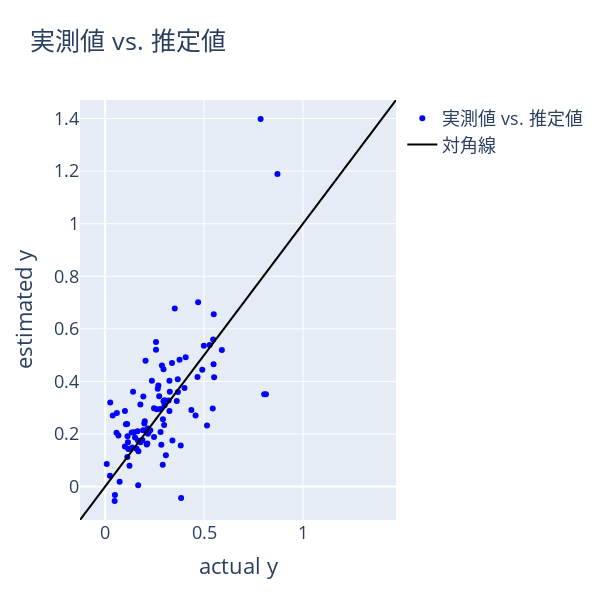

Notebook source saved alongside this figure:
### Code cell
import plotly.graph_objects as go

# 実測値と推定値
actual_y = y_measured_ys_test.iloc[:, 0]
estimated_y = y_measured_ys_test.iloc[:, 1]

# 実測値と推定値の最大値・最小値を取得
y_max = max(actual_y.max(), estimated_y.max())
y_min = min(actual_y.min(), estimated_y.min())

# プロット範囲を調整（-5%～+5%）
margin = 0.05 * (y_max - y_min)
plot_min = y_min - margin
plot_max = y_max + margin

# Figureの作成
fig = go.Figure()

# 実測値 vs. 推定値の散布図
fig.add_trace(go.Scatter(
    x=actual_y,
    y=estimated_y,
    mode='markers',
    marker=dict(color='blue'),
    name='実測値 vs. 推定値'
))

# 対角線の追加
fig.add_trace(go.Scatter(
    x=[plot_min, plot_max],
    y=[plot_min, plot_max],
    mode='lines',
    line=dict(color='black', dash='solid'),
    name='対角線'
))

# レイアウトの設定
fig.update_layout(
    title='実測値 vs. 推定値',
    xaxis=dict(title='actual y', range=[plot_min, plot_max]),
    yaxis=dict(title='estimated y', range=[plot_min, plot_max]),
    width=600,  # 正方形に近い形状
    height=600,
    font=dict(size=18)
)

# 描画
fig.show()

### Figure 1 — Plotly figure (JSON) as saved in the notebook; plotly's stock layout.template omitted (floating-point values rounded to 4 significant figures)
{"data": [{"marker": {"color": "blue"}, "mode": "markers", "name": "実測値 vs. 推定値", "type": "scatter", "x": [0.3, 0.325, 0.382, 0.307, 0.21, 0.145, 0.115, 0.168, 0.188, 0.247, 0.273, 0.298, 0.151, 0.134, 0.257, 0.407, 0.457, 0.362, 0.216, 0.159, 0.34, 0.804, 0.813, 0.384, 0.167, 0.112, 0.117, 0.166, 0.215, 0.269, 0.28, 0.228, 0.198, 0.208, 0.266, 0.236, 0.338, 0.247, 0.137, 0.1, 0.122, 0.192, 0.47, 0.515, 0.284, 0.164, 0.105, 0.0671, 0.113, 0.204, 0.327, 0.321, 0.213, 0.22, 0.291, 0.261, 0.216, 0.295, 0.786, 0.871, 0.544, 0.292, 0.193, 0.352, 0.549, 0.59, 0.436, 0.368, 0.499, 0.401, 0.3, 0.376, 0.491, 0.551, 0.467, 0.367, 0.325, 0.287, 0.2, 0.257, 0.528, 0.548, 0.546, 0.279, 0.141, 0.0998, 0.0591, 0.0256, 0.00787, 0.0382, 0.0573, 0.0493, 0.073, 0.178, 0.0241, 0.0478, 0.111, 0.123, 0.295, 0.179], "y": [0.3095, 0.2875, 0.1566, 0.1187, 0.1602, 0.2063, 0.1687, 0.134, 0.1769, 0.2983, 0.3433, 0.2338, 0.187, 0.2053, 0.5496, 0.4918, 0.2701, 0.3252, 0.2004, 0.1436, 0.1749, 0.3513, 0.3508, -0.04386, 0.005049, 0.112, 0.1427, 0.1748, 0.2114, 0.3842, 0.2074, 0.2142, 0.2398, 0.2139, 0.3722, 0.4021, 0.4699, 0.1887, 0.1486, 0.152, 0.1436, 0.2142, 0.7013, 0.2327, 0.1592, 0.2101, 0.2369, 0.1945, 0.1914, 0.4784, 0.3607, 0.3274, 0.1637, 0.2074, 0.08249, 0.294, 0.2207, 0.4463, 1.398, 1.189, 0.2968, 0.2563, 0.3424, 0.6769, 0.6558, 0.5195, 0.2913, 0.3593, 0.536, 0.3746, 0.3279, 0.4826, 0.4446, 0.4161, 0.4168, 0.4081, 0.4025, 0.4608, 0.2486, 0.5201, 0.5384, 0.4654, 0.5597, 0.2947, 0.3603, 0.2872, 0.2799, 0.3197, 0.08563, 0.2699, 0.2048, -0.03256, 0.0179, 0.3123, 0.04098, -0.05464, 0.2382, 0.07907, 0.3246, 0.1685]}, {"line": {"color": "black", "dash": "solid"}, "mode": "lines", "name": "対角線", "type": "scatter", "x": [-0.1273, 1.47], "y": [-0.1273, 1.47]}], "layout": {"font": {"size": 18}, "height": 600, "title": {"text": "実測値 vs. 推定値"}, "width": 600, "xaxis": {"range": [-0.1273, 1.47], "title": {"text": "actual y"}}, "yaxis": {"range": [-0.1273, 1.47], "title": {"text": "estimated y"}}}}
